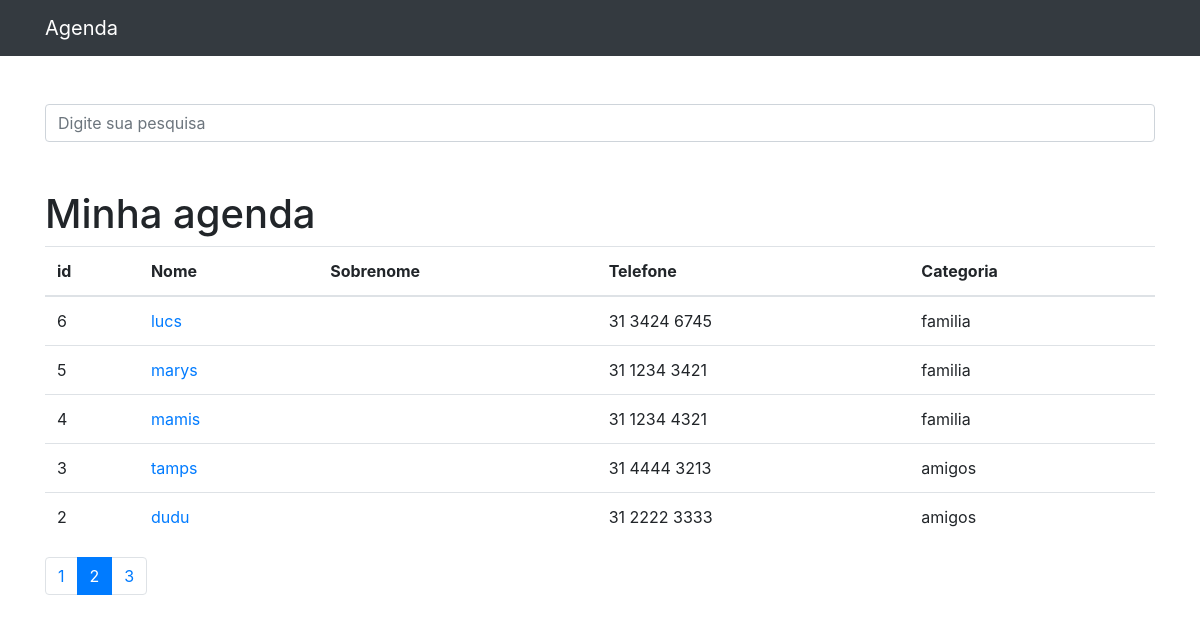
The app's page /?p=2&&termo= with its own data.
### contatos/models.py (models this page shows, shortened)
class Contato(models.Model):
    nome = models.CharField(max_length=255)
    sobrenome = models.CharField(max_length=255, blank=True)
    telefone = models.CharField(max_length=255)
    email = models.CharField(max_length=255, blank=True)
    data_criacao = models.DateTimeField(auto_now_add=True)
    descricao = models.TextField(blank=True)
    categoria = models.ForeignKey(Categoria, on_delete=models.DO_NOTHING)
    mostrar = models.BooleanField(default=True)

class Categoria(models.Model):
    nome = models.CharField(max_length=255)
    def __str__(self):
        return self.nome

### contatos/views.py (the view)
# urls.py: path('', views.index, name='index'),
def index(request):
    contatos = Contato.objects.order_by('-id').filter(mostrar=True)
    paginator = Paginator(
        contatos, 5
        )
    page = request.GET.get('p')
    contatos = paginator.get_page(page)
    return render(request, 'contatos/index.html', {
        'contatos': contatos,
    })

### contatos/templates/contatos/index.html
{% extends 'base.html' %} {% block conteudo %}
<h1 class="mt-5">Minha agenda</h1>
<table class="table">
  <thead>
    <tr>
      <th>id</th>
      <th>Nome</th>
      <th>Sobrenome</th>
      <th>Telefone</th>
      <th>Categoria</th>
    </tr>
  </thead>
  <tbody>
    {% for contato in contatos %} {% if contato.mostrar %}
    <tr>
      <td>{{ contato.id }}</td>
      <td>
        <a href="{% url 'ver_contato' contato.id %}">{{ contato.nome }}</a>
      </td>
      <td>{{ contato.sobrenome }}</td>
      <td>{{ contato.telefone }}</td>
      <td>{{ contato.categoria }}</td>
    </tr>
    {% endif %} {% endfor %}
  </tbody>
</table>
<nav aria-label="Page navigation example">
  <ul class="pagination">
    {% for pagina in contatos.paginator.page_range %}
    {% if contatos.number == pagina %}
    <li class="page-item active">
      <a class="page-link" href="?p={{ pagina }}&&termo={{ request.GET.termo }}"
        >{{pagina}}</a
      >
    </li>
    {% else %}
    <li class="page-item">
      <a class="page-link" href="?p={{ pagina }}&&termo={{ request.GET.termo }}"
        >{{pagina}}</a
      >
    </li>
    {% endif %} {% endfor %}
  </ul>
</nav>
{% endblock %}

### records on screen
Contato: id "6", nome "lucs", telefone "31 3424 6745", categoria "familia"
Contato: id "5", nome "marys", telefone "31 1234 3421", categoria "familia"
Contato: id "4", nome "mamis", telefone "31 1234 4321", categoria "familia"
Contato: id "3", nome "tamps", telefone "31 4444 3213", categoria "amigos"
Contato: id "2", nome "dudu", telefone "31 2222 3333", categoria "amigos"

### other values on screen
{{ pagina }} "1" "3"
{{ pagina }} "2"
